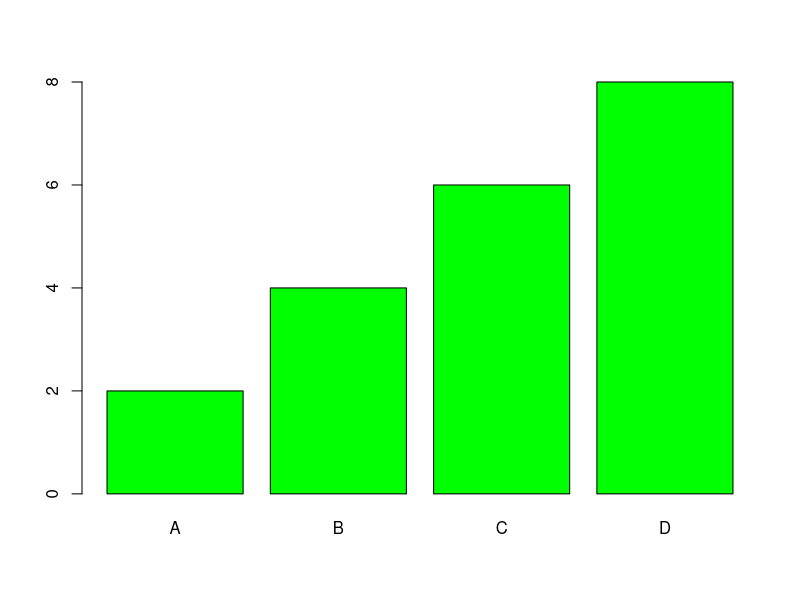
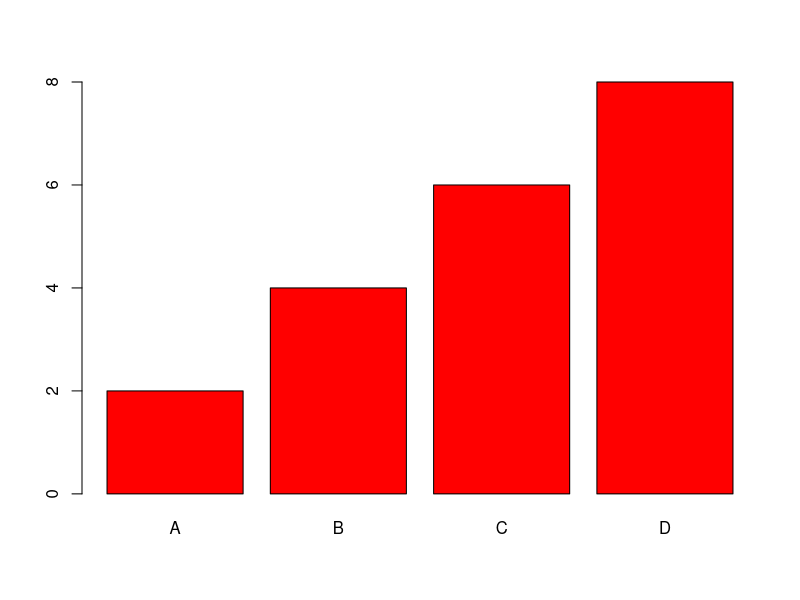
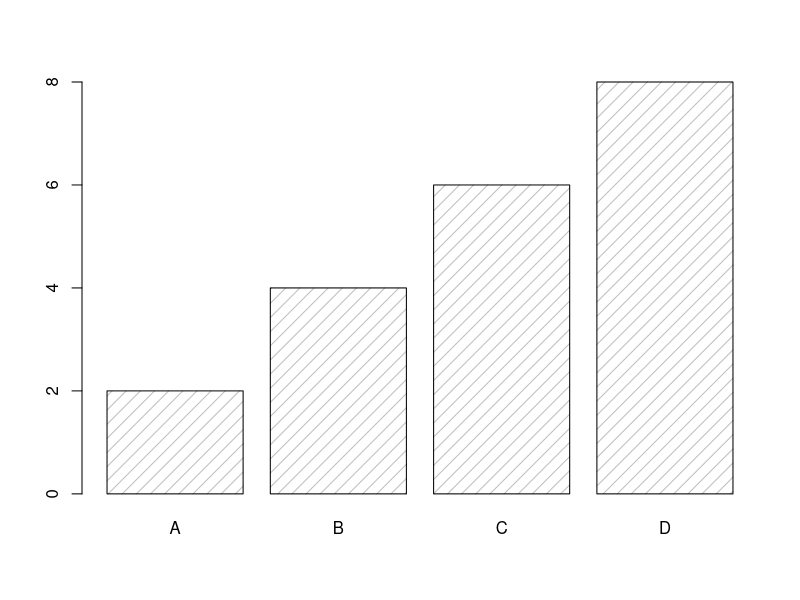
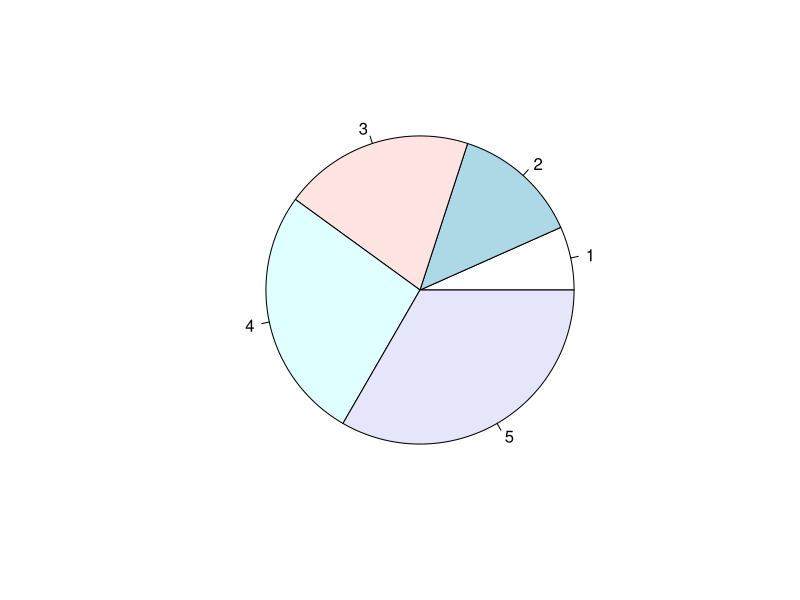
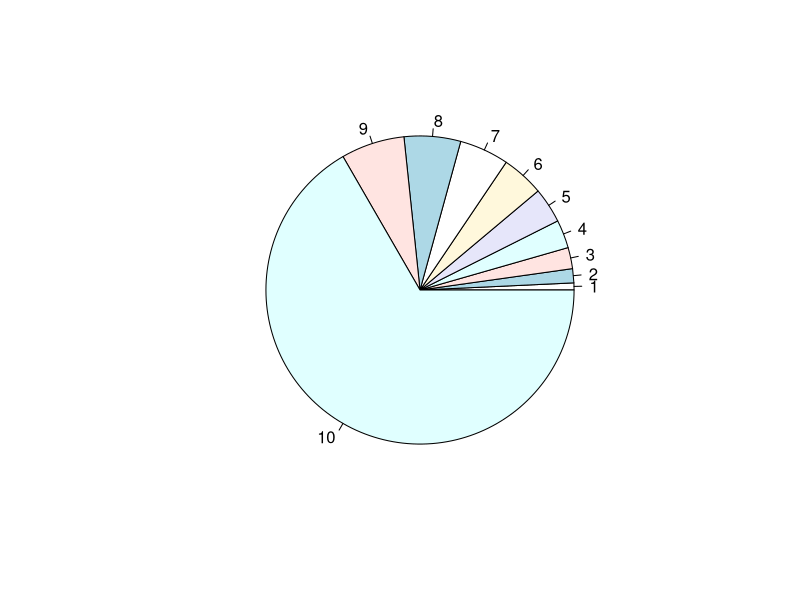
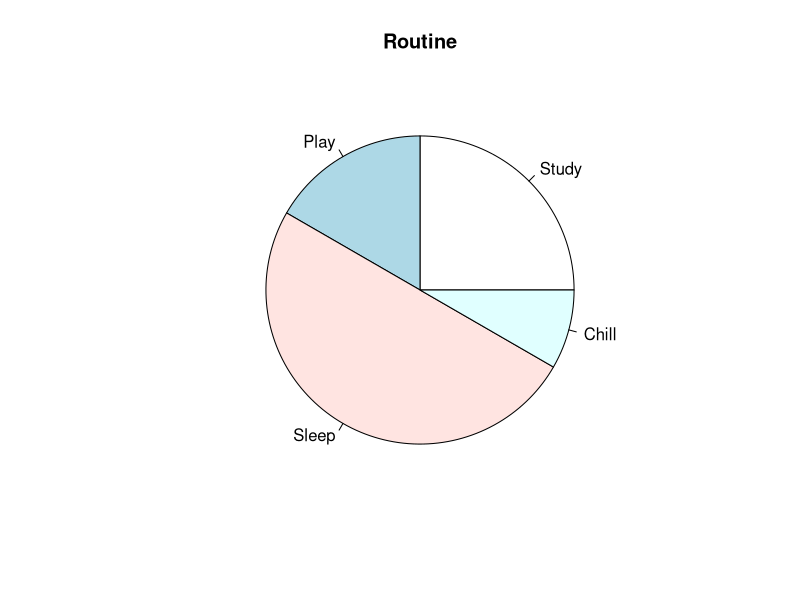
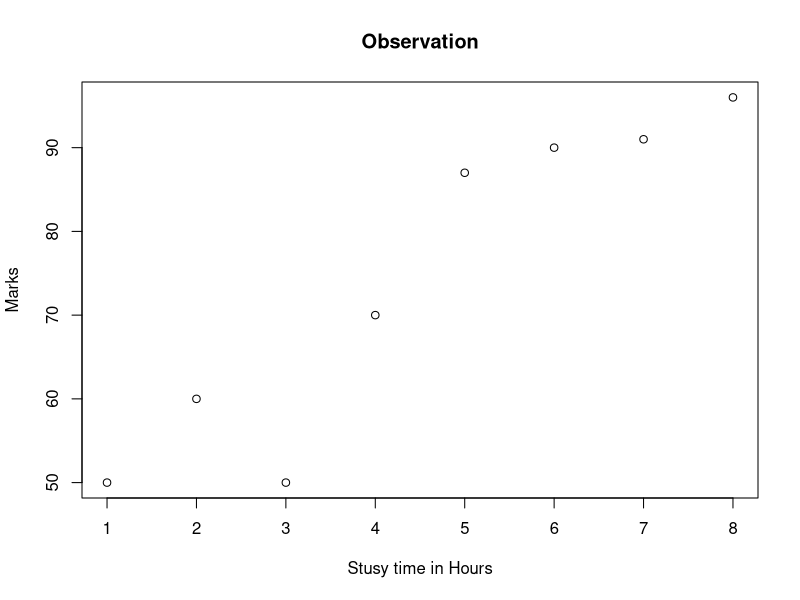
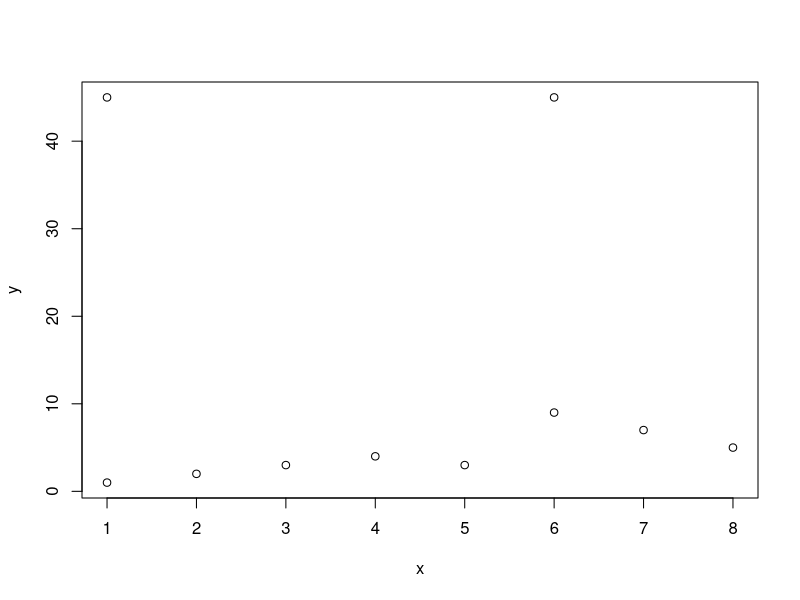

Write R code to recreate these figures, in order.
## ---- chunk 1
# x-axis values
x1 <- c("A", "B", "C", "D")

# y-axis values
y1 <- c(2, 4, 6, 8)

barplot(y1, names.arg = x1, col ='green')
## ---- chunk 2
x2 <- c("A", "B", "C", "D")
y2 <- c(2, 4, 6, 8)

barplot(y2, names.arg = x2, col = "red")
## ---- chunk 3
x3 <- c("A", "B", "C", "D")
y3 <- c(2, 4, 6, 8)

barplot(y3 ,names.arg = x3, density = 10)
## ---- chunk 4
x <- c(1,2,3,4,5)


pie(x)
## ---- chunk 5
x <- c(1,2,3,4,5,6,7,8,9,90)


pie(x)
## ---- chunk 6
x <- c(30,20,60,10)


mylabel <- c("Study", "Play", "Sleep", "Chill")


pie(x, label = mylabel, main = "Routine")
## ---- chunk 7
x <- c(1,2,3,4,5,6,7,8)
y <- c(50,60,50,70,87,90,91,96)

plot(x, y, main="Observation", xlab="Stusy time in Hours", ylab="Marks")
## ---- chunk 8
x <- c(1,2,3,4,5,6,7,8,1,6)
y <- c(1,2,3,4,3,45,7,5,45,9)        # Some Random Vectors
plot(x,y)
## ---- chunk 9

plot(1:16, type="l",col='red') # Drawing a line chart with x and y as same in parameters
## ---- chunk 10
plot(1:10, type="l", lwd=5, lty=3) # Dotted line plotting
## ---- chunk 11
line1 <- c(1,2,3,4,5,6)
line2 <- c(9,4,8,3,7,3)

plot(line1, type = "l", col = "blue")
lines(line2, type="l", col = "red")
## ---- chunk 12
input <- mtcars[,c('mpg','cyl')]
print(head(input))         # We have import cars data set which is inbuilt
## ---- chunk 13
boxplot(mpg ~ cyl, data = mtcars, xlab = "Number of Cylinders",
   ylab = "Miles Per Gallon", main = "Mileage Data",col='red')

## ---- chunk 14
# add title, label, new color to boxplot
boxplot(mtcars$mpg,
  main="Mileage Data Boxplot",
  ylab="Miles Per Gallon(mpg)",            # Drawing Box plot only for Milage
  xlab="No. of Cylinders",
  col="orange")
## ---- chunk 15

                                    # Create data for the graph.
v <- c(19, 23, 11, 5, 16, 21, 32,
       14, 19, 27, 39)
 # Create the histogram.
hist(v, xlab = "No.of Articles ",
     col = "green", border = "black")
                                              
## ---- chunk 16
v <- c(1,2,3,4,5,4,3,2,1)
     
# Creating the histogram.
hist(v, xlab = "Weight", ylab ="Frequency",
     xlim = c(1, 10),
    col = "darkmagenta", border = "pink",
    )
## ---- chunk 17

